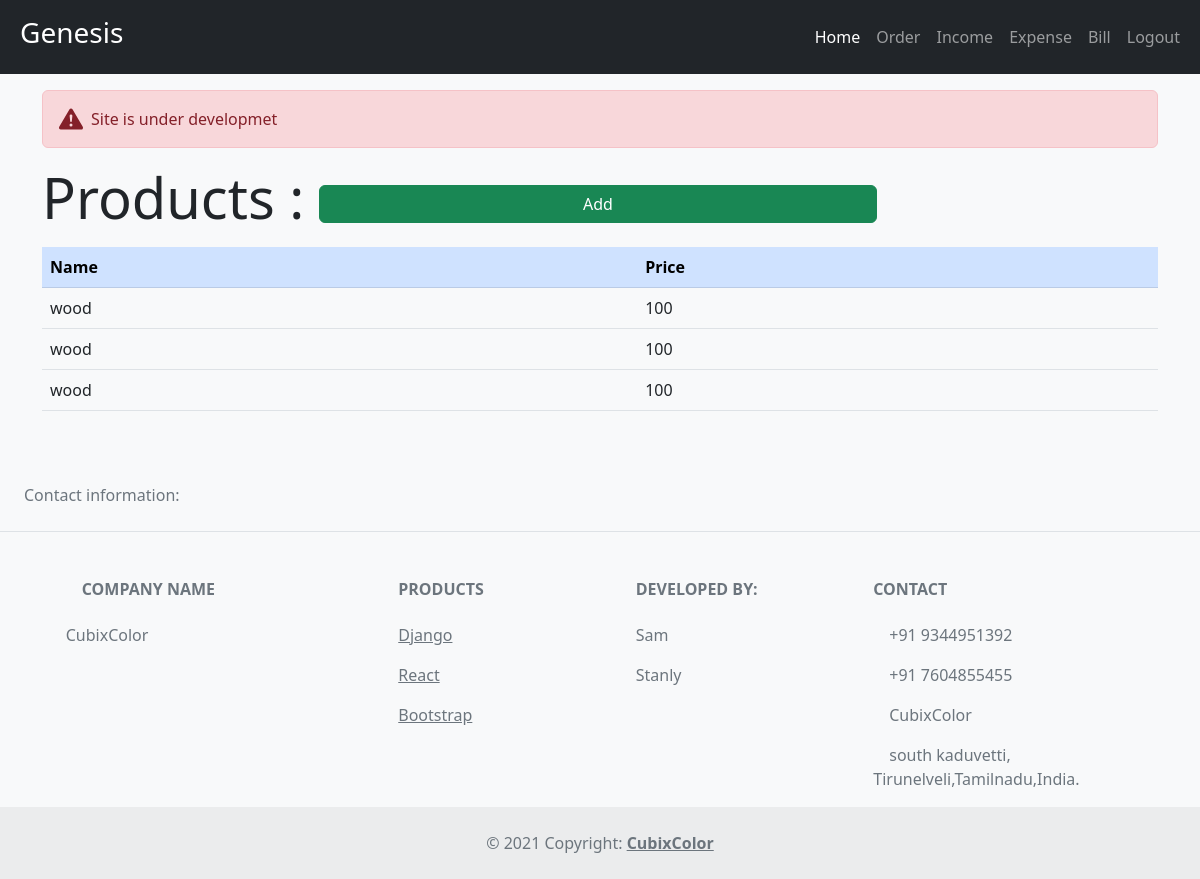
/products (signed in), run on the app's committed database.
### app/models.py (models this page shows, shortened)
class Product(models.Model):
    name=models.CharField(max_length=15,null=True)
    price=models.IntegerField(null=True)

### app/views.py (the view)
# urls.py: path('products',views.product,name='product'),
@login_required(login_url='login')
def product(request):
    products=Product.objects.all()
    context={'products':products}
    return render(request,'app/product.html',context)

### app/templates/app/product.html
{% extends 'app/main.html' %}
{% block content %}
<div class="container">
    <h1 class="display-4">Products :
        {% if request.user.is_staff %}
        <a href=" {% url 'addpro' %} " class="btn btn-success w-50">Add</a>
        {% endif %}
    </h1>
    <table class="table mt-3">
        <thead>
            <tr class="table-primary">
                <th>Name</th>
                <th>Price</th>
            </tr>
        </thead>
        <tbody>
            {% for i in products %}
            <tr>
                <td>{{i.name}}</td>
                <td>{{i.price}}</td>
            </tr>
            {% endfor %}
        </tbody>
    </table>
</div>
{% endblock %}

### data on the page
Product: name "wood", price "100"
Product: name "wood", price "100"
Product: name "wood", price "100"
